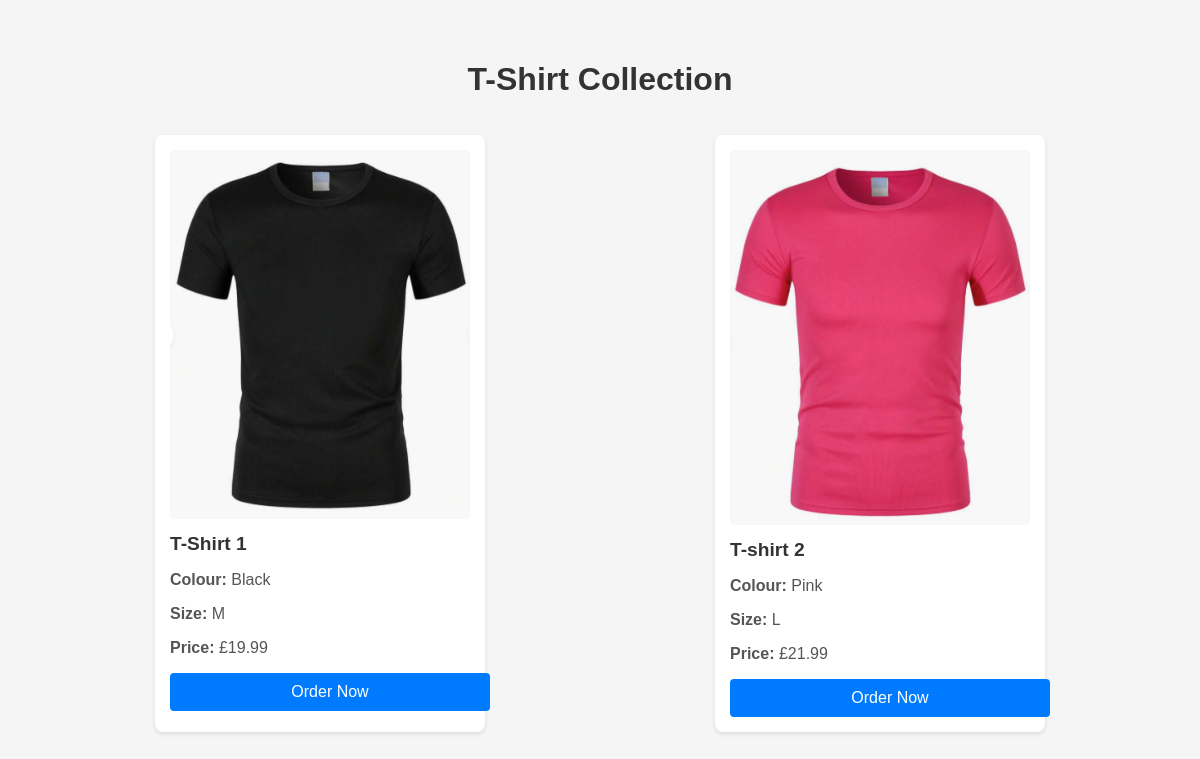
/products/tshirts/, run on the app's committed database.
### products/models.py (models this page shows, shortened)
class TShirt(models.Model):
    name = models.CharField(max_length=100)
    image = models.ImageField(upload_to="tshirts", blank=True, null=True)
    colour = models.CharField(max_length=10, blank='See Image')
    size = models.CharField(max_length=10)
    price = models.DecimalField(max_digits=5, decimal_places=2)

### products/views.py (the view)
# urls.py: path('tshirts/', tshirt_list, name='tshirt_list'),
def tshirt_list(request):
    tshirts = TShirt.objects.all()
    return render(request, 'tshirt_list.html', {'tshirts': tshirts})

### templates/tshirt_list.html
{% extends 'base.html' %}
{% block content %}
    <h1>T-Shirt Collection</h1>
    <div class="tshirt-container">
        {% for tshirt in tshirts %}
            <div class="tshirt-card">
                <img class="tshirt-image" src="{{ tshirt.image.url }}" alt="{{ tshirt.name }} Image">
                <h2 class="tshirt-name">{{ tshirt.name }}</h2>
                <p class="tshirt-details"><strong>Colour:</strong> {{ tshirt.colour }}</p>
                <p class="tshirt-details"><strong>Size:</strong> {{ tshirt.size }}</p>
                <p class="tshirt-details"><strong>Price:</strong> £{{ tshirt.price }}</p>
                <a class="order-button" href="{% url 'order_page' tshirt_id=tshirt.id %}">Order Now</a>
            </div>
        {% endfor %}
    </div>
{% endblock %}

### templates/base.html (style rules this page uses)
body { font-family: 'Arial', sans-serif; margin: 20px; padding: 20px; background-color: #f5f5f5; }
h1 { color: #333; text-align: center; }
.tshirt-container { display: flex; flex-wrap: wrap; justify-content: space-around; }
.tshirt-card { width: 300px; margin: 15px; padding: 15px; background-color: #fff; border-radius: 8px; box-shadow: 0 2px 4px rgba(0, 0, 0, 0.1); transition: transform 0.2s ease-in-out; }
.tshirt-image { width: 100%; border-radius: 4px; }
.tshirt-name { margin-top: 10px; font-size: 1.2em; color: #333; }
.tshirt-details { margin-top: 8px; color: #555; }
.order-button { display: block; margin-top: 15px; padding: 10px; width: 100%; background-color: #007bff; color: #fff; text-align: center; text-decoration: none; border-radius: 4px; cursor: pointer; transition: background-color 0.3s ease-in-out; }

### data on the page
TShirt: image (picture), name "T-Shirt 1", colour "Black", size "M", price "19.99"
TShirt: image (picture), name "T-shirt 2", colour "Pink", size "L", price "21.99"
